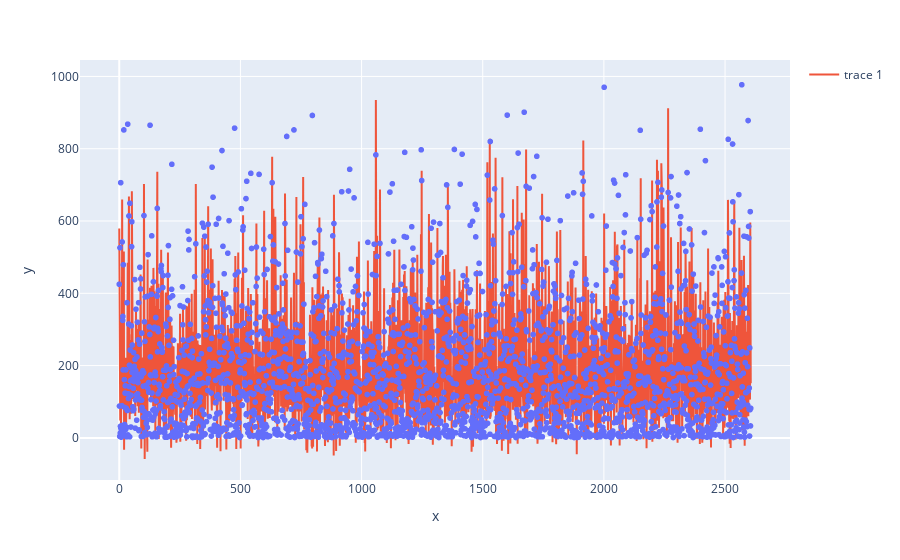
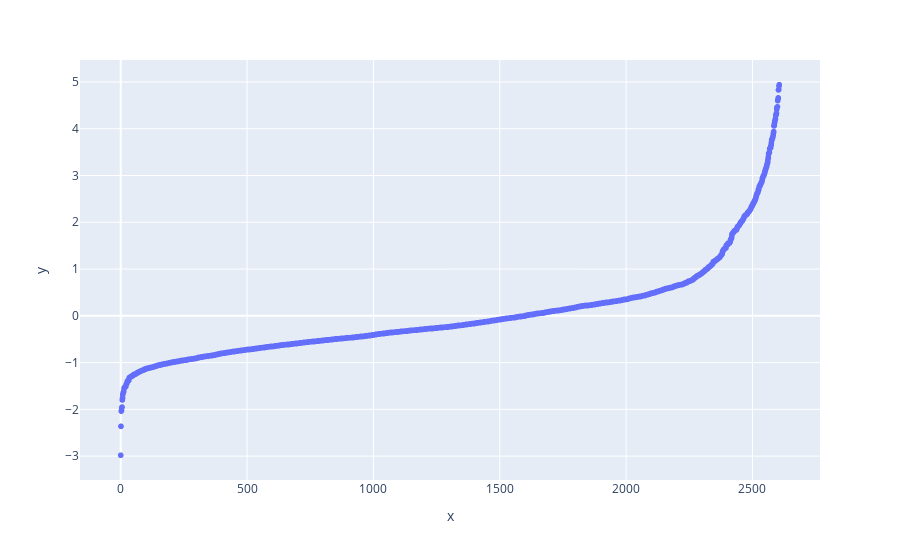

The cell these charts' notebook holds for them, in order:
### Markdown cell above
#### Understanding linear regressions assumptions

### Code cell
# Checking for normal distributions of error terms
import plotly.express as px
import statistics

def standardize(errors):
    mean = statistics.mean(errors)
    st_dev = statistics.stdev(errors)
    
    # Z score
    normalized = [ (i - mean)/st_dev for i in errors]
    print("Mean = ", statistics.mean(normalized)) # CLose to 0
    print("St_Dev = ", statistics.stdev(normalized)) # equal to 1
    return sorted(normalized)

y_pred = est2.predict(X_test)

fig = px.scatter(y = y_test, x = [i for i in range(len(X_test))])
fig.add_scatter(y = y_pred, x = [i for i in range(len(X_test))])
fig.show()

errors =  y_test - y_pred
fig = px.scatter( y = standardize(errors), x = [i for i in range(len(X_test))])
fig.show()

### Figure 1 — Plotly figure (JSON) as saved in the notebook; plotly's stock layout.template omitted (floating-point values rounded to 4 significant figures; data arrays with more than 128 entries replaced by an {"elided": "..."} marker saying what was removed)
{"data": [{"hovertemplate": "x=%{x}<br>y=%{y}<extra></extra>", "legendgroup": "", "marker": {"color": "#636efa", "symbol": "circle"}, "mode": "markers", "name": "", "showlegend": false, "type": "scattergl", "x": {"elided": "2607 int values"}, "xaxis": "x", "y": {"elided": "2607 int values"}, "yaxis": "y"}, {"type": "scatter", "x": {"elided": "2607 int values"}, "y": {"elided": "2607 float values"}}], "layout": {"autosize": true, "legend": {"tracegroupgap": 0}, "margin": {"t": 60}, "xaxis": {"anchor": "y", "autorange": true, "domain": [0, 1], "range": [-156.3, 2762.0], "title": {"text": "x"}, "type": "linear"}, "yaxis": {"anchor": "x", "autorange": true, "domain": [0, 1], "range": [-117.1, 1056.0], "title": {"text": "y"}, "type": "linear"}}}

### Figure 2 — Plotly figure (JSON) as saved in the notebook; plotly's stock layout.template omitted (floating-point values rounded to 4 significant figures; data arrays with more than 128 entries replaced by an {"elided": "..."} marker saying what was removed)
{"data": [{"hovertemplate": "x=%{x}<br>y=%{y}<extra></extra>", "legendgroup": "", "marker": {"color": "#636efa", "symbol": "circle"}, "mode": "markers", "name": "", "showlegend": false, "type": "scattergl", "x": {"elided": "2607 int values"}, "xaxis": "x", "y": {"elided": "2607 float values"}, "yaxis": "y"}], "layout": {"autosize": true, "legend": {"tracegroupgap": 0}, "margin": {"t": 60}, "xaxis": {"anchor": "y", "autorange": true, "domain": [0, 1], "range": [-155.9, 2762.0], "title": {"text": "x"}, "type": "linear"}, "yaxis": {"anchor": "x", "autorange": true, "domain": [0, 1], "range": [-3.594, 5.554], "title": {"text": "y"}, "type": "linear"}}}
